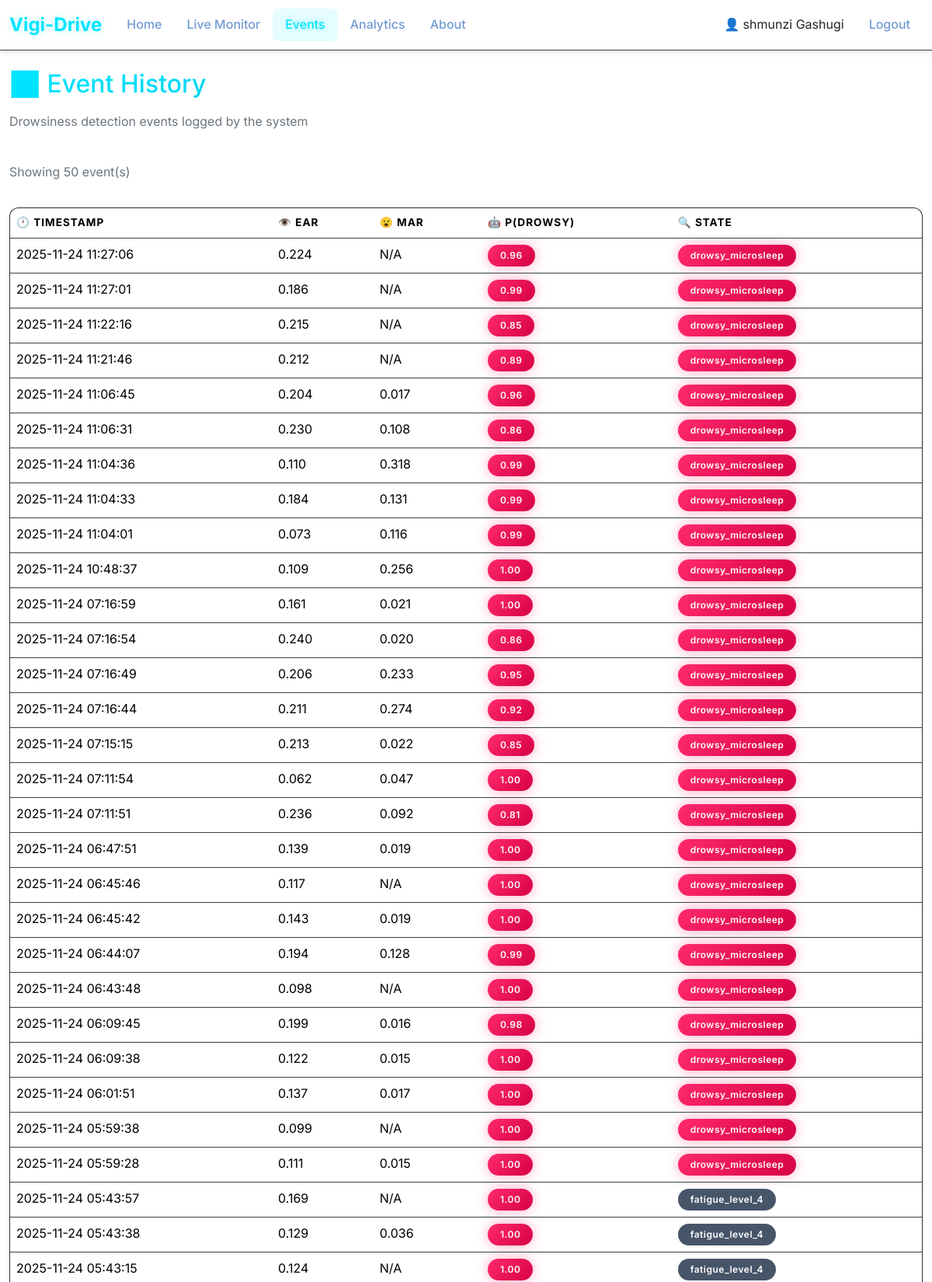
The page /events (signed in, upper part) on the database its author committed.
### src/app.py (models this page shows)
class User(db.Model, UserMixin):
    id = db.Column(db.Integer, primary_key=True)
    google_id = db.Column(db.String(255), unique=True, nullable=False)
    email = db.Column(db.String(255), unique=True, nullable=False)
    name = db.Column(db.String(255))
    avatar = db.Column(db.String(512))
    created_at = db.Column(db.DateTime, default=datetime.utcnow)
    last_login_at = db.Column(db.DateTime)

class DrowsinessEvent(db.Model):
    __tablename__ = 'drowsiness_event'
    id = db.Column(db.Integer, primary_key=True)
    user_id = db.Column(db.Integer, db.ForeignKey("user.id"), nullable=True, index=True)
    timestamp = db.Column(db.DateTime, default=datetime.utcnow, index=True)
    ear = db.Column(db.Float)
    mar = db.Column(db.Float)
    p_drowsy = db.Column(db.Float)
    state = db.Column(db.String(64))
    user = db.relationship("User", backref="events")

### src/app.py (the view)
@app.route("/events")
@login_required
def events():
    page = request.args.get('page', 1, type=int)
    per_page = 50
    events_paginated = (
        DrowsinessEvent.query.filter_by(user_id=current_user.id)
        .order_by(DrowsinessEvent.timestamp.desc())
        .paginate(page=page, per_page=per_page, error_out=False)
    )
    return render_template("events.html", events=events_paginated.items, pagination=events_paginated)

### src/app.py (called while the page is built)
@login_manager.user_loader
def load_user(user_id):
    try:
        return User.query.get(int(user_id))
    except (TypeError, ValueError):
        return None

### src/templates/events.html (shortened to what this page needs)
{% extends 'base.html' %}
{% block content %}
<div class="row mb-4">
  <div class="col-12">
    <h2 class="text-gradient mb-3">📊 Event History</h2>
    <p class="text-secondary">Drowsiness detection events logged by the system</p>
  </div>
</div>
{% if events %}
<div class="row mb-3">
  <div class="col-md-8">
    <p class="text-secondary">Showing {{ events|length }} event(s)</p>
  </div>
</div>
<div class="table-responsive">
  <table class="table table-hover">
    <thead>
      <tr>
        <th>🕐 Timestamp</th>
        <th>👁️ EAR</th>
        <th>😮 MAR</th>
        <th>🤖 p(drowsy)</th>
        <th>🔍 State</th>
      </tr>
    </thead>
    <tbody>
      {% for e in events %}
      <tr>
        <td>{{ e.timestamp.strftime('%Y-%m-%d %H:%M:%S') if e.timestamp else 'N/A' }}</td>
        <td>{{ "%.3f"|format(e.ear) if e.ear else 'N/A' }}</td>
        <td>{{ "%.3f"|format(e.mar) if e.mar else 'N/A' }}</td>
        <td>
          {% if e.p_drowsy %}
          <span
            class="badge {% if e.p_drowsy > 0.7 %}bg-danger{% elif e.p_drowsy > 0.4 %}bg-warning{% else %}bg-success{% endif %}">
            {{ "%.2f"|format(e.p_drowsy) }}
          </span>
          {% else %}
          N/A
          {% endif %}
        </td>
        <td>
          <span class="badge {% if 'drowsy' in e.state.lower() %}bg-danger{% else %}bg-secondary{% endif %}">
            {{ e.state }}
          </span>
        </td>
      </tr>
      {% endfor %}
    </tbody>
  </table>
</div>
{% else %}
<div class="alert alert-info">
  <h5>ℹ️ No events logged yet</h5>
  <p class="mb-0">Events will appear here when drowsiness is detected. Make sure the detector is running and monitoring.
  </p>
</div>
{% endif %}
{% endblock %}

### src/templates/base.html (shortened to what this page needs)
<!doctype html>
<html lang="en">
<head>
  <link href="https://cdn.jsdelivr.net/npm/bootstrap@5.3.3/dist/css/bootstrap.min.css" rel="stylesheet">
  <link rel="stylesheet" href="{{ url_for('static', filename='css/style.css') }}">
</head>
<body>
  <nav class="navbar navbar-expand-lg navbar-dark">
    <div class="container-fluid">
      <a class="navbar-brand" href="{{ url_for('index') }}"> Vigi-Drive</a>
      <div class="collapse navbar-collapse" id="navbarNav">
        <ul class="navbar-nav me-auto mb-2 mb-lg-0">
          <li class="nav-item"><a class="nav-link {% if request.endpoint == 'home' %}active{% endif %}"
              href="{{ url_for('home') }}">Home</a></li>
          <li class="nav-item"><a class="nav-link {% if request.endpoint == 'monitor' %}active{% endif %}"
              href="{{ url_for('monitor') }}">Live Monitor</a></li>
          <li class="nav-item"><a class="nav-link {% if request.endpoint == 'events' %}active{% endif %}"
              href="{{ url_for('events') }}">Events</a></li>
          <li class="nav-item"><a class="nav-link {% if request.endpoint == 'analytics' %}active{% endif %}"
              href="{{ url_for('analytics') }}">Analytics</a></li>
          <li class="nav-item"><a class="nav-link {% if request.endpoint == 'about' %}active{% endif %}"
              href="{{ url_for('about') }}">About</a></li>
        </ul>
        <ul class="navbar-nav ms-auto mb-2 mb-lg-0 align-items-center">
          {% if current_user.is_authenticated %}
          <li class="nav-item">
            <span class="navbar-text me-3 text-dark">👤 {{ current_user.name or current_user.email }}</span>
          </li>
          <li class="nav-item">
            <a class="nav-link" href="{{ url_for('logout') }}">Logout</a>
          </li>
          {% else %}
          <li class="nav-item">
            <a class="nav-link" href="{{ url_for('login') }}">Login </a>
          </li>
          {% endif %}
        </ul>
      </div>
    </div>
  </nav>
  <main class="container mt-4 mb-5">
    {% block content %}{% endblock %}
  </main>
</body>
</html>

### src/static/css/style.css (style rules this page uses)
:root { --primary-color: #00e5ff; --primary-dark: #00b8cc; --primary-light: #80f2ff; --secondary-color: #10b981; --danger-color: #ff2a6d; --warning-color: #ffcc00; --success-color: #00ff9d; --bg-color: #ffffff; --card-bg: #262f36; --card-border: #36414a; --text-main: #1c2329; --text-inverse: #ffffff; --text-secondary: #64748b; --text-secondary-inverse: #739bd3; --navbar-bg: #ffffff; --gradient-primary: linear-gradient(135deg, #00e5ff 0%, #00a8cc 100%); --gradient-success: linear-gradient(135deg, #00ff9d 0%, #00cc7a 100%); --gradient-danger: linear-gradient(135deg, #ff2a6d 0%, #d60045 100%); --gradient-warning: linear-gradient(135deg, #ffcc00 0%, #ff9900 100%); --shadow-sm: 0 1px 2px 0 rgba(0, 0, 0, 0.1); --shadow-md: 0 4px 6px -1px rgba(0, 0, 0, 0.1); --shadow-lg: 0 10px 15px -3px rgba(0, 0, 0, 0.2); --shadow-glow: 0 0 20px rgba(0, 229, 255, 0.4); }
* { margin: 0; padding: 0; box-sizing: border-box; }
body { font-family: 'Inter', -apple-system, BlinkMacSystemFont, 'Segoe UI', Roboto, sans-serif; background: var(--bg-color); color: var(--text-main); line-height: 1.6; min-height: 100vh; }
.navbar { background: var(--navbar-bg) !important; backdrop-filter: blur(10px); border-bottom: 1px solid var(--card-border); box-shadow: var(--shadow-md); }
.navbar-brand { font-weight: 700; font-size: 1.5rem; color: var(--primary-color) !important; text-shadow: 0 0 10px rgba(0, 229, 255, 0.3); transition: transform 0.3s ease; }
.nav-link { color: var(--text-secondary-inverse) !important; transition: all 0.3s ease; position: relative; padding: 0.5rem 1rem !important; border-radius: 8px; font-weight: 500; }
.nav-link:hover, .nav-link.active { color: var(--primary-color) !important; background: rgba(0, 229, 255, 0.1); text-shadow: 0 0 8px rgba(0, 229, 255, 0.4); }
.nav-link::after { content: ''; position: absolute; bottom: 0; left: 50%; transform: translateX(-50%); width: 0; height: 2px; background: var(--primary-color); transition: width 0.3s ease; box-shadow: 0 0 10px var(--primary-color); }
.container { max-width: 1200px; }
.badge { padding: 0.5rem 1rem; border-radius: 20px; font-weight: 600; letter-spacing: 0.5px; animation: pulse-badge 2s ease-in-out infinite; }
.badge.bg-danger { background: var(--gradient-danger) !important; box-shadow: 0 0 15px rgba(255, 42, 109, 0.4); color: white; }
.badge.bg-secondary { background: #475569 !important; color: white; }
.table { background: var(--card-bg); color: var(--text-inverse); border-radius: 12px; overflow: hidden; box-shadow: var(--shadow-sm); border: 1px solid var(--card-border); }
.table thead { background: rgba(0, 229, 255, 0.1); color: var(--primary-color); font-weight: 600; text-transform: uppercase; font-size: 0.85rem; letter-spacing: 1px; }
.table tbody tr { transition: all 0.3s ease; border-bottom: 1px solid var(--card-border); }
.text-gradient { background: var(--gradient-primary); -webkit-background-clip: text; background-clip: text; -webkit-text-fill-color: transparent; }

### rows shown on the page
User: name "shmunzi Gashugi"
DrowsinessEvent: timestamp "2025-11-24 11:27:06", ear "0.224", mar "N/A", p_drowsy "0.96", state "drowsy_microsleep"
DrowsinessEvent: timestamp "2025-11-24 11:27:01", ear "0.186", mar "N/A", p_drowsy "0.99", state "drowsy_microsleep"
DrowsinessEvent: timestamp "2025-11-24 11:22:16", ear "0.215", mar "N/A", p_drowsy "0.85", state "drowsy_microsleep"
DrowsinessEvent: timestamp "2025-11-24 11:21:46", ear "0.212", mar "N/A", p_drowsy "0.89", state "drowsy_microsleep"
DrowsinessEvent: timestamp "2025-11-24 11:06:45", ear "0.204", mar "0.017", p_drowsy "0.96", state "drowsy_microsleep"
DrowsinessEvent: timestamp "2025-11-24 11:06:31", ear "0.230", mar "0.108", p_drowsy "0.86", state "drowsy_microsleep"
DrowsinessEvent: timestamp "2025-11-24 11:04:36", ear "0.110", mar "0.318", p_drowsy "0.99", state "drowsy_microsleep"
DrowsinessEvent: timestamp "2025-11-24 11:04:33", ear "0.184", mar "0.131", p_drowsy "0.99", state "drowsy_microsleep"
DrowsinessEvent: timestamp "2025-11-24 11:04:01", ear "0.073", mar "0.116", p_drowsy "0.99", state "drowsy_microsleep"
DrowsinessEvent: timestamp "2025-11-24 10:48:37", ear "0.109", mar "0.256", p_drowsy "1.00", state "drowsy_microsleep"
DrowsinessEvent: timestamp "2025-11-24 07:16:59", ear "0.161", mar "0.021", p_drowsy "1.00", state "drowsy_microsleep"
DrowsinessEvent: timestamp "2025-11-24 07:16:54", ear "0.240", mar "0.020", p_drowsy "0.86", state "drowsy_microsleep"
DrowsinessEvent: timestamp "2025-11-24 07:16:49", ear "0.206", mar "0.233", p_drowsy "0.95", state "drowsy_microsleep"
DrowsinessEvent: timestamp "2025-11-24 07:16:44", ear "0.211", mar "0.274", p_drowsy "0.92", state "drowsy_microsleep"
DrowsinessEvent: timestamp "2025-11-24 07:15:15", ear "0.213", mar "0.022", p_drowsy "0.85", state "drowsy_microsleep"
DrowsinessEvent: timestamp "2025-11-24 07:11:54", ear "0.062", mar "0.047", p_drowsy "1.00", state "drowsy_microsleep"
DrowsinessEvent: timestamp "2025-11-24 07:11:51", ear "0.236", mar "0.092", p_drowsy "0.81", state "drowsy_microsleep"
DrowsinessEvent: timestamp "2025-11-24 06:47:51", ear "0.139", mar "0.019", p_drowsy "1.00", state "drowsy_microsleep"
DrowsinessEvent: timestamp "2025-11-24 06:45:46", ear "0.117", mar "N/A", p_drowsy "1.00", state "drowsy_microsleep"
DrowsinessEvent: timestamp "2025-11-24 06:45:42", ear "0.143", mar "0.019", p_drowsy "1.00", state "drowsy_microsleep"
DrowsinessEvent: timestamp "2025-11-24 06:44:07", ear "0.194", mar "0.128", p_drowsy "0.99", state "drowsy_microsleep"
DrowsinessEvent: timestamp "2025-11-24 06:43:48", ear "0.098", mar "N/A", p_drowsy "1.00", state "drowsy_microsleep"
DrowsinessEvent: timestamp "2025-11-24 06:09:45", ear "0.199", mar "0.016", p_drowsy "0.98", state "drowsy_microsleep"
DrowsinessEvent: timestamp "2025-11-24 06:09:38", ear "0.122", mar "0.015", p_drowsy "1.00", state "drowsy_microsleep"
DrowsinessEvent: timestamp "2025-11-24 06:01:51", ear "0.137", mar "0.017", p_drowsy "1.00", state "drowsy_microsleep"
DrowsinessEvent: timestamp "2025-11-24 05:59:38", ear "0.099", mar "N/A", p_drowsy "1.00", state "drowsy_microsleep"
DrowsinessEvent: timestamp "2025-11-24 05:59:28", ear "0.111", mar "0.015", p_drowsy "1.00", state "drowsy_microsleep"
DrowsinessEvent: timestamp "2025-11-24 05:43:57", ear "0.169", mar "N/A", p_drowsy "1.00", state "fatigue_level_4"
DrowsinessEvent: timestamp "2025-11-24 05:43:38", ear "0.129", mar "0.036", p_drowsy "1.00", state "fatigue_level_4"
DrowsinessEvent: timestamp "2025-11-24 05:43:15", ear "0.124", mar "N/A", p_drowsy "1.00", state "fatigue_level_4"

### other values the page prints
{{ events|length }} "50"
